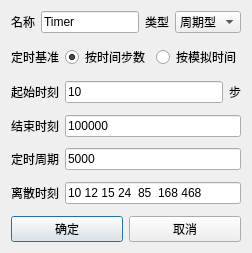
<?xml version="1.0" encoding="UTF-8"?>
<ui version="4.0">
 <class>CustomTimerDlg</class>
 <widget class="QDialog" name="CustomTimerDlg">
  <property name="geometry">
   <rect>
    <x>0</x>
    <y>0</y>
    <width>246</width>
    <height>253</height>
   </rect>
  </property>
  <property name="maximumSize">
   <size>
    <width>3670000</width>
    <height>16777215</height>
   </size>
  </property>
  <property name="windowTitle">
   <string>CustomTimer</string>
  </property>
  <property name="modal">
   <bool>false</bool>
  </property>
  <layout class="QGridLayout" name="gridLayout">
   <item row="3" column="0">
    <spacer name="verticalSpacer_2">
     <property name="orientation">
      <enum>Qt::Vertical</enum>
     </property>
     <property name="sizeHint" stdset="0">
      <size>
       <width>20</width>
       <height>40</height>
      </size>
     </property>
    </spacer>
   </item>
   <item row="5" column="0">
    <spacer name="verticalSpacer_3">
     <property name="orientation">
      <enum>Qt::Vertical</enum>
     </property>
     <property name="sizeHint" stdset="0">
      <size>
       <width>20</width>
       <height>40</height>
      </size>
     </property>
    </spacer>
   </item>
   <item row="7" column="0">
    <spacer name="verticalSpacer_4">
     <property name="orientation">
      <enum>Qt::Vertical</enum>
     </property>
     <property name="sizeHint" stdset="0">
      <size>
       <width>20</width>
       <height>40</height>
      </size>
     </property>
    </spacer>
   </item>
   <item row="9" column="0">
    <spacer name="verticalSpacer_5">
     <property name="orientation">
      <enum>Qt::Vertical</enum>
     </property>
     <property name="sizeHint" stdset="0">
      <size>
       <width>20</width>
       <height>40</height>
      </size>
     </property>
    </spacer>
   </item>
   <item row="8" column="0" colspan="2">
    <layout class="QHBoxLayout" name="horizontalLayout_4">
     <item>
      <widget class="QLabel" name="label_period">
       <property name="text">
        <string>定时周期</string>
       </property>
      </widget>
     </item>
     <item>
      <widget class="QLineEdit" name="LineEdit_period">
       <property name="text">
        <string>5000</string>
       </property>
      </widget>
     </item>
    </layout>
   </item>
   <item row="2" column="0" colspan="2">
    <layout class="QHBoxLayout" name="horizontalLayout">
     <item>
      <widget class="QLabel" name="label_setTime">
       <property name="text">
        <string>定时基准</string>
       </property>
      </widget>
     </item>
     <item>
      <widget class="QRadioButton" name="radioButton_step">
       <property name="text">
        <string>按时间步数</string>
       </property>
       <property name="checked">
        <bool>true</bool>
       </property>
      </widget>
     </item>
     <item>
      <widget class="QRadioButton" name="radioButton_simulate">
       <property name="text">
        <string>按模拟时间</string>
       </property>
      </widget>
     </item>
    </layout>
   </item>
   <item row="6" column="0" colspan="2">
    <layout class="QHBoxLayout" name="horizontalLayout_3">
     <item>
      <widget class="QLabel" name="label_end">
       <property name="text">
        <string>结束时刻</string>
       </property>
      </widget>
     </item>
     <item>
      <widget class="QLineEdit" name="LineEdit_end">
       <property name="text">
        <string>100000</string>
       </property>
      </widget>
     </item>
    </layout>
   </item>
   <item row="0" column="1">
    <layout class="QFormLayout" name="formLayout_2">
     <item row="0" column="0">
      <widget class="QLabel" name="typeLabel">
       <property name="text">
        <string>类型</string>
       </property>
      </widget>
     </item>
     <item row="0" column="1">
      <widget class="StyledComboBox" name="typeComboBox">
       <item>
        <property name="text">
         <string>周期型</string>
        </property>
       </item>
       <item>
        <property name="text">
         <string>离散型</string>
        </property>
       </item>
      </widget>
     </item>
    </layout>
   </item>
   <item row="12" column="0" colspan="2">
    <layout class="QHBoxLayout" name="horizontalLayout_10">
     <item>
      <widget class="QPushButton" name="pushButton_ok">
       <property name="text">
        <string>确定</string>
       </property>
      </widget>
     </item>
     <item>
      <widget class="QPushButton" name="pushButton">
       <property name="text">
        <string>取消</string>
       </property>
      </widget>
     </item>
    </layout>
   </item>
   <item row="0" column="0">
    <layout class="QFormLayout" name="formLayout">
     <item row="0" column="0">
      <widget class="QLabel" name="nameLabel">
       <property name="text">
        <string>名称</string>
       </property>
      </widget>
     </item>
     <item row="0" column="1">
      <widget class="QLineEdit" name="LineEdit_Name">
       <property name="enabled">
        <bool>true</bool>
       </property>
       <property name="text">
        <string>Timer</string>
       </property>
      </widget>
     </item>
    </layout>
   </item>
   <item row="4" column="0" colspan="2">
    <layout class="QHBoxLayout" name="horizontalLayout_2">
     <item>
      <widget class="QLabel" name="label_start">
       <property name="text">
        <string>起始时刻</string>
       </property>
      </widget>
     </item>
     <item>
      <widget class="QLineEdit" name="LineEdit_start">
       <property name="text">
        <string>10</string>
       </property>
      </widget>
     </item>
     <item>
      <widget class="QLabel" name="label">
       <property name="text">
        <string>步</string>
       </property>
      </widget>
     </item>
    </layout>
   </item>
   <item row="1" column="0">
    <spacer name="verticalSpacer">
     <property name="orientation">
      <enum>Qt::Vertical</enum>
     </property>
     <property name="sizeHint" stdset="0">
      <size>
       <width>20</width>
       <height>40</height>
      </size>
     </property>
    </spacer>
   </item>
   <item row="10" column="0" colspan="2">
    <layout class="QHBoxLayout" name="horizontalLayout_5">
     <item>
      <widget class="QLabel" name="label_period_2">
       <property name="text">
        <string>离散时刻</string>
       </property>
      </widget>
     </item>
     <item>
      <widget class="QLineEdit" name="LineEdit_Discrete_time">
       <property name="text">
        <string>10 12 15 24  85  168 468</string>
       </property>
      </widget>
     </item>
    </layout>
   </item>
   <item row="11" column="0">
    <spacer name="verticalSpacer_6">
     <property name="orientation">
      <enum>Qt::Vertical</enum>
     </property>
     <property name="sizeHint" stdset="0">
      <size>
       <width>20</width>
       <height>40</height>
      </size>
     </property>
    </spacer>
   </item>
  </layout>
 </widget>
 <customwidgets>
  <customwidget>
   <class>StyledComboBox</class>
   <extends>QComboBox</extends>
   <header>StyledComboBox.h</header>
  </customwidget>
 </customwidgets>
 <resources/>
 <connections/>
</ui>
